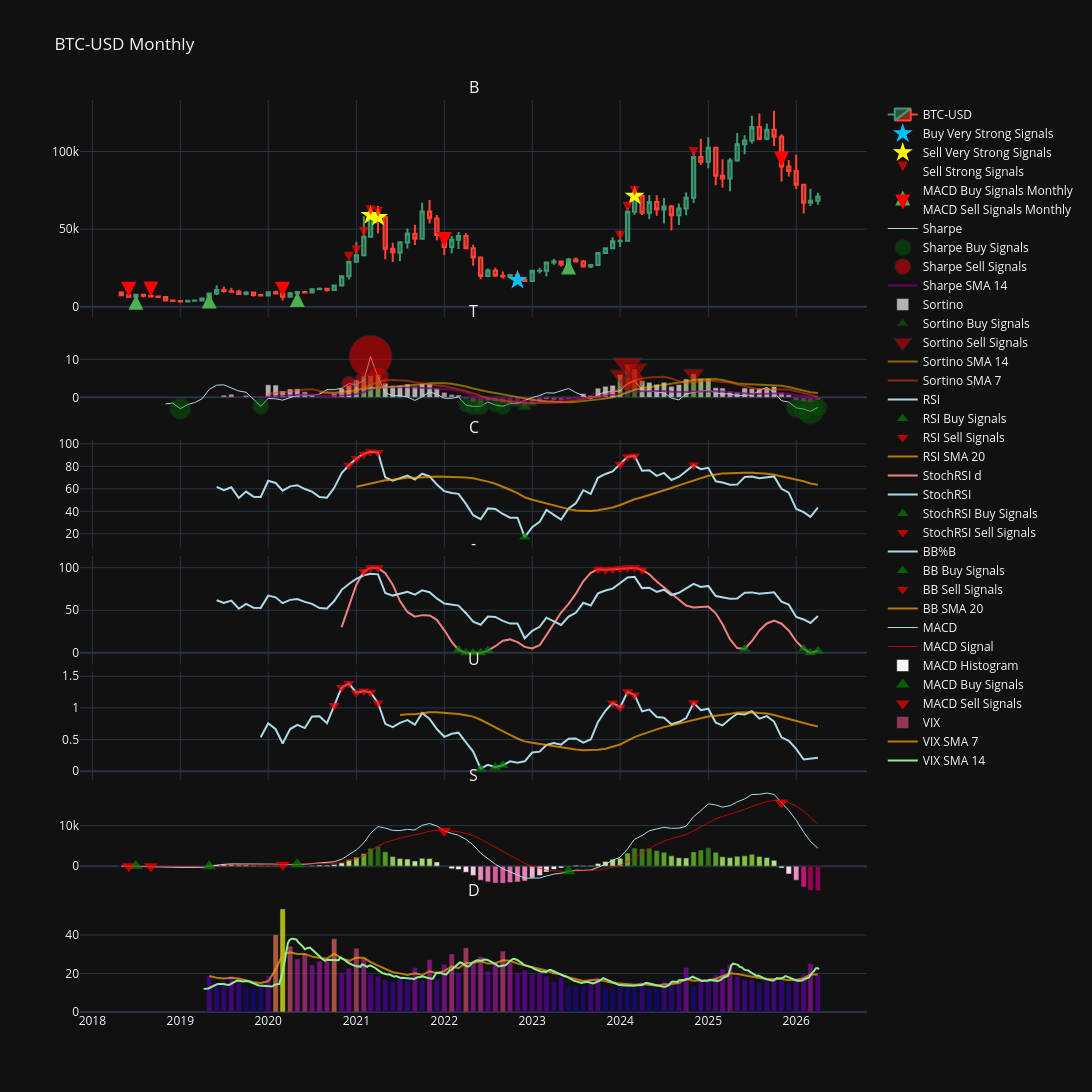

The code cell stored with this chart in its notebook:
### Code cell
fig_btc_monthly = make_subplots(
    rows=7, cols=1,
    shared_xaxes=True,
    vertical_spacing=0.008,
    subplot_titles=('BTC-USD'),
    row_width=[1.0, 1.0, 1.0, 1.0, 1.0, 1.0, 2.0],

)

fig_btc_monthly.add_trace(go.Candlestick(
    x=btc_df_monthly.index,
    open=btc_df_monthly['Open']['BTC-USD'],
    high=btc_df_monthly['High']['BTC-USD'],
    low=btc_df_monthly['Low']['BTC-USD'],
    close=btc_df_monthly['Close']['BTC-USD'],
    name='BTC-USD',

), row=1, col=1)

fig_btc_monthly.add_trace(go.Scatter(
    x=btc_df_monthly.index[buy_sharpe_sortino_confirmed_monthly],
    y=btc_df_monthly['Close']['BTC-USD'][buy_sharpe_sortino_confirmed_monthly],
    mode='markers',
    marker=dict(size=15,
                color='#00BFFF',
                symbol='star'),
    showlegend=True,
    name='Buy Very Strong Signals'
), row=1, col=1)

fig_btc_monthly.add_trace(go.Scatter(
    x=btc_df_monthly.index[sell_sharpe_sortino_confirmed_monthly],
    y=btc_df_monthly['Close']['BTC-USD'][sell_sharpe_sortino_confirmed_monthly],
    mode='markers',
    marker=dict(size=15,
                color='#FFFF00',
                symbol='star'),
    showlegend=True,
    name='Sell Very Strong Signals'
), row=1, col=1)

fig_btc_monthly.add_trace(go.Scatter(
    x=btc_df_monthly.index[buy_combined_monthly],
    y=btc_df_monthly['Close']['BTC-USD'][buy_combined_monthly],
    mode='markers',
    marker=dict(size=10,
                color='blue',
                colorscale='PuRd',
                symbol='arrow-up'),
    opacity=0.7,
    showlegend=True,
    name='Buy Strong Signals'
), row=1, col=1)

fig_btc_monthly.add_trace(go.Scatter(
    x=btc_df_monthly.index[sell_combined_monthly],
    y=btc_df_monthly['Close']['BTC-USD'][sell_combined_monthly],
    mode='markers',
    marker=dict(size=10,
                color='red',
                colorscale='PuRd',
                symbol='arrow-down'),
    opacity=0.7,
    showlegend=True,
    name='Sell Strong Signals'
), row=1, col=1)


#------------------------MACD------------------------#


fig_btc_monthly.add_trace(go.Scatter(
    x=btc_df_monthly.index[btc_macd_buy_monthly],
    y=btc_df_monthly['Close']['BTC-USD'][btc_macd_buy_monthly],
    mode='markers',
    marker=dict(size=15,
                color='#4CAF50',
                symbol='arrow-up'),
    showlegend=True,
    name='MACD Buy Signals Monthly'
), row=1, col=1)


fig_btc_monthly.add_trace(go.Scatter(
    x=btc_df_monthly.index[btc_macd_sell_monthly],
    y=btc_df_monthly['Close']['BTC-USD'][btc_macd_sell_monthly],
    mode='markers',
    marker=dict(size=15,
                color='#FF0000',
                symbol='arrow-down'),
    showlegend=True,
    name='MACD Sell Signals Monthly'
), row=1, col=1)


#---------------------------------Sharpe Sortino -------------------------------------#


fig_btc_monthly.add_trace(go.Scatter(
    x=btc_sharpe_values_monthly.index,
    y=btc_sharpe_values_monthly,
    line=dict(color='lightblue', width=1),
    showlegend=True,
    name='Sharpe'
), row=2, col=1)

fig_btc_monthly.add_trace(go.Scatter(
    x=btc_sharpe_values_monthly[sharpe_buy_monthly].index,
    y=btc_sharpe_values_monthly[sharpe_buy_monthly],
    mode='markers',
    marker=dict(size=btc_sharpe_values_monthly[sharpe_buy_monthly].abs()*7,
                color='green',
                symbol='circle'),

    showlegend=True,
    opacity=0.5,
    name='Sharpe Buy Signals'
), row=2, col=1)

fig_btc_monthly.add_trace(go.Scatter(
    x=btc_sharpe_values_monthly[sharpe_sell_monthly].index,
    y=btc_sharpe_values_monthly[sharpe_sell_monthly],
    mode='markers',
    marker=dict(size=btc_sharpe_values_monthly[sharpe_sell_monthly].abs()*4,
                color='red',
                symbol='circle'),

    showlegend=True,
    opacity=0.7,
    name='Sharpe Sell Signals'
), row=2, col=1)

fig_btc_monthly.add_trace(go.Scatter(
    x=btc_sharpe_sma_14_monthly.index,
    y=btc_sharpe_sma_14_monthly,
    line=dict(color='purple', width=2),
    showlegend=True,
    opacity=0.7,
    name='Sharpe SMA 14'
), row=2, col=1)

fig_btc_monthly.add_trace(go.Bar(
    x=btc_sortino_values_monthly.index,
    y=btc_sortino_values_monthly,
    marker_color=btc_sortino_values_monthly,
    showlegend=True,
    opacity=0.7,
    name='Sortino'
), row=2, col=1)

fig_btc_monthly.add_trace(go.Scatter(
    x=btc_sortino_values_monthly[sortino_buy_monthly].index,
    y=btc_sortino_values_monthly[sortino_buy_monthly],
    mode='markers',
    marker=dict(size=btc_sortino_values_monthly[sortino_buy_monthly].abs()*5,
                color='green',
                symbol='triangle-up'),

    showlegend=True,
    opacity=0.7,
    name='Sortino Buy Signals'
), row=2, col=1)

fig_btc_monthly.add_trace(go.Scatter(
    x=btc_sortino_values_monthly[sortino_sell_monthly].index,
    y=btc_sortino_values_monthly[sortino_sell_monthly],
    mode='markers',
    marker=dict(size=btc_sortino_values_monthly[sortino_sell_monthly].abs()*3,
                color='red',
                symbol='triangle-down'),
    showlegend=True,
    opacity=0.7,
    name='Sortino Sell Signals'
), row=2, col=1)

fig_btc_monthly.add_trace(go.Scatter(
    x=btc_sortino_sma_14_monthly.index,
    y=btc_sortino_sma_14_monthly,
    line=dict(color='#FFBF00', width=2),
    showlegend=True,
    opacity=0.5,
    name='Sortino SMA 14'
), row=2, col=1)

fig_btc_monthly.add_trace(go.Scatter(
    x=btc_sortino_sma_7_monthly.index,
    y=btc_sortino_sma_7_monthly,
    line=dict(color='#FF4500', width=2),
    showlegend=True,
    opacity=0.5,
    name='Sortino SMA 7'
), row=2, col=1)

#----------------------------RSI-----------------------------#


fig_btc_monthly.add_trace(go.Scatter(
    x=btc_rsi_values_monthly.index,
    y=btc_rsi_values_monthly,
    line=dict(color='lightblue', width=2),
    showlegend=True,
    name='RSI'
), row=3, col=1)

fig_btc_monthly.add_trace(go.Scatter(
    x=btc_rsi_values_monthly[btc_rsi_buy_monthly].index,
    y=btc_rsi_values_monthly[btc_rsi_buy_monthly],
    mode='markers',
    marker=dict(size=10,
                color='green',
                symbol='triangle-up'),
    showlegend=True,
    opacity=0.7,
    name='RSI Buy Signals'
), row=3, col=1)

fig_btc_monthly.add_trace(go.Scatter(
    x=btc_rsi_values_monthly[btc_rsi_sell_monthly].index,
    y=btc_rsi_values_monthly[btc_rsi_sell_monthly],
    mode='markers',
    marker=dict(size=10,
                color='red',
                symbol='triangle-down'),
    showlegend=True,
    opacity=0.7,
    name='RSI Sell Signals'
), row=3, col=1)

fig_btc_monthly.add_trace(go.Scatter(
    x=rsi_sma_20_monthly.index,
    y=rsi_sma_20_monthly,
    line=dict(color='orange', width=2),
    opacity=0.7,
    showlegend=True,
    name='RSI SMA 20'
), row=3, col=1)

#--------------------------------Stoch Rsi------------------------------------#

fig_btc_monthly.add_trace(go.Scatter(
    x=btc_stochrsi_values_monthly['d'].index,
    y=btc_stochrsi_values_monthly['d'],
    line=dict(color='lightcoral', width=2),
    showlegend=True,
    name='StochRSI d'
), row=4, col=1)

fig_btc_monthly.add_trace(go.Scatter(
    x=btc_rsi_values_monthly.index,
    y=btc_rsi_values_monthly,
    line=dict(color='lightblue', width=2),
    showlegend=True,
    name='StochRSI'
), row=4, col=1)

fig_btc_monthly.add_trace(go.Scatter(
    x=btc_stochrsi_values_monthly['d'][btc_stochrsi_buy_monthly].index,
    y=btc_stochrsi_values_monthly['d'][btc_stochrsi_buy_monthly],
    mode='markers',
    marker=dict(size=10,
                color='green',
                symbol='triangle-up'),
    showlegend=True,
    opacity=0.7,
    name='StochRSI Buy Signals'
), row=4, col=1)

fig_btc_monthly.add_trace(go.Scatter(
    x=btc_stochrsi_values_monthly['d'][btc_stochrsi_sell_monthly].index,
    y=btc_stochrsi_values_monthly['d'][btc_stochrsi_sell_monthly],
    mode='markers',
    marker=dict(size=10,
                color='red',
                symbol='triangle-down'),
    showlegend=True,
    opacity=0.7,
    name='StochRSI Sell Signals'
), row=4, col=1)

#---------------------------------BB%B----------------------------#

fig_btc_monthly.add_trace(go.Scatter(
    x=btc_bb_values_monthly.index,
    y=btc_bb_values_monthly,
    line=dict(color='lightblue', width=2),
    showlegend=True,
    name='BB%B'
), row=5, col=1)

fig_btc_monthly.add_trace(go.Scatter(
    x=btc_bb_values_monthly[btc_bb_buy_monthly].index,
    y=btc_bb_values_monthly[btc_bb_buy_monthly],
    mode='markers',
    marker=dict(size=10,
                color='green',
                symbol='triangle-up'),
    showlegend=True,
    opacity=0.7,
    name='BB Buy Signals'
), row=5, col=1)

fig_btc_monthly.add_trace(go.Scatter(
    x=btc_bb_values_monthly[btc_bb_sell_monthly].index,
    y=btc_bb_values_monthly[btc_bb_sell_monthly],
    mode='markers',
    marker=dict(size=10,
                color='red',
                symbol='triangle-down'),
    showlegend=True,
    opacity=0.7,
    name='BB Sell Signals'
), row=5, col=1)

fig_btc_monthly.add_trace(go.Scatter(
    x=bb_sma_20_monthly.index,
    y=bb_sma_20_monthly,
    line=dict(color='orange', width=2),
    opacity=0.7,
    showlegend=True,
    name='BB SMA 20'
), row=5, col=1)

#------------------------------MACD--------------------------#

fig_btc_monthly.add_trace(go.Scatter(
    x=btc_macd_values_monthly['macd'].index,
    y=btc_macd_values_monthly['macd'],
    line=dict(color='lightblue', width=1),
    showlegend=True,
    name='MACD'
), row=6, col=1)

fig_btc_monthly.add_trace(go.Scatter(
    x=btc_macd_values_monthly['signal'].index,
    y=btc_macd_values_monthly['signal'],
    line=dict(color='red', width=1),
    opacity=0.7,
    showlegend=True,
    name='MACD Signal'
), row=6, col=1)

fig_btc_monthly.add_trace(go.Bar(
    x=btc_macd_values_monthly['histogram'].index,
    y=btc_macd_values_monthly['histogram'],
    marker_color=btc_macd_values_monthly['histogram'],
    showlegend=True,
    name='MACD Histogram'
), row=6, col=1)

fig_btc_monthly.add_trace(go.Scatter(
    x=btc_macd_values_monthly['macd'][btc_macd_buy_monthly].index,
    y=btc_macd_values_monthly['macd'][btc_macd_buy_monthly],
    mode='markers',
    marker=dict(size=12,
                color='green',
                symbol='triangle-up'),
    showlegend=True,
    opacity=0.7,
    name='MACD Buy Signals'
), row=6, col=1)

fig_btc_monthly.add_trace(go.Scatter(
    x=btc_macd_values_monthly['macd'][btc_macd_sell_monthly].index,
    y=btc_macd_values_monthly['macd'][btc_macd_sell_monthly],
    mode='markers',
    marker=dict(size=12,
                color='red',
                symbol='triangle-down'),
    showlegend=True,
    opacity=0.7,
    name='MACD Sell Signals'
), row=6, col=1)

#-------------------------VIX----------------------#

fig_btc_monthly.add_trace(go.Bar(
    x=vix_monthly.index,
    y=vix_monthly,
    marker_color=vix_monthly,
    showlegend=True,
    opacity=0.7,
    name='VIX'
), row=7, col=1)

fig_btc_monthly.add_trace(go.Scatter(
    x=vix_sma_7_monthly.index,
    y=vix_sma_7_monthly,
    marker_color='orange',
    showlegend=True,
    opacity=0.7,
    name='VIX SMA 7'
), row=7, col=1)

fig_btc_monthly.add_trace(go.Scatter(
    x=vix_sma_20.index,
    y=vix_sma_20,
    marker_color='lightgreen',
    showlegend=True,
    name='VIX SMA 14'
), row=7, col=1)

fig_btc_monthly.update_layout(
    title='BTC-USD Monthly',
    height=1150,
    width=1600,
    showlegend=True,
    xaxis_rangeslider_visible=False,
    template='plotly_dark'
)

fig_btc_monthly.show()
